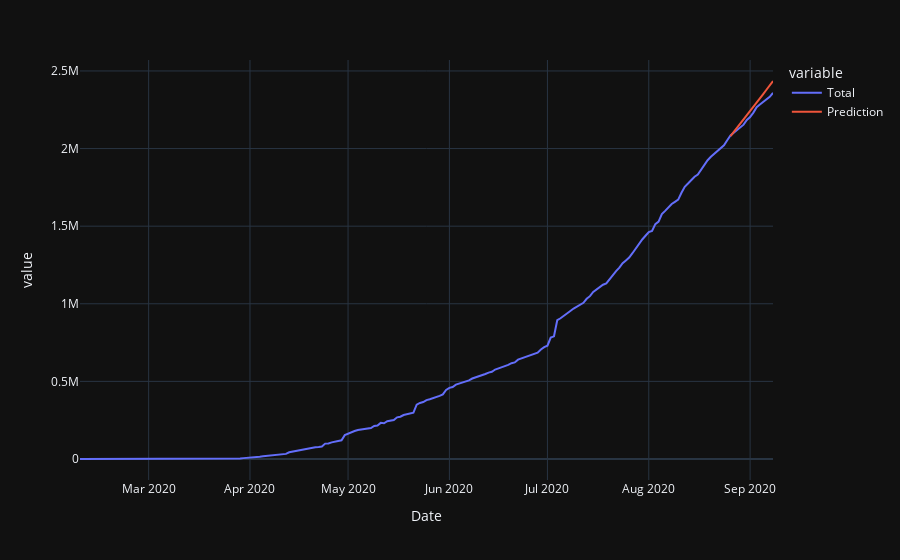

The notebook cell this image was saved under:
### Code cell
# prepare Fourier terms
fig,pred=Predict()
fig

### Figure 1 — Plotly figure (JSON) as saved in the notebook; plotly's stock layout.template omitted (floating-point values rounded to 4 significant figures; data arrays with more than 128 entries replaced by an {"elided": "..."} marker saying what was removed)
{"data": [{"hovertemplate": "variable=Total<br>Date=%{x}<br>value=%{y}<extra></extra>", "legendgroup": "Total", "line": {"color": "#636efa", "dash": "solid"}, "mode": "lines", "name": "Total", "orientation": "v", "showlegend": true, "type": "scatter", "x": {"elided": "213 str values"}, "xaxis": "x", "y": {"elided": "213 int values"}, "yaxis": "y"}, {"hovertemplate": "variable=Prediction<br>Date=%{x}<br>value=%{y}<extra></extra>", "legendgroup": "Prediction", "line": {"color": "#EF553B", "dash": "solid"}, "mode": "lines", "name": "Prediction", "orientation": "v", "showlegend": true, "type": "scatter", "x": {"elided": "213 str values"}, "xaxis": "x", "y": {"elided": "213 float values"}, "yaxis": "y"}], "layout": {"legend": {"title": {"text": "variable"}, "tracegroupgap": 0}, "margin": {"t": 60}, "xaxis": {"anchor": "y", "domain": [0, 1], "title": {"text": "Date"}}, "yaxis": {"anchor": "x", "domain": [0, 1], "title": {"text": "value"}}}}
